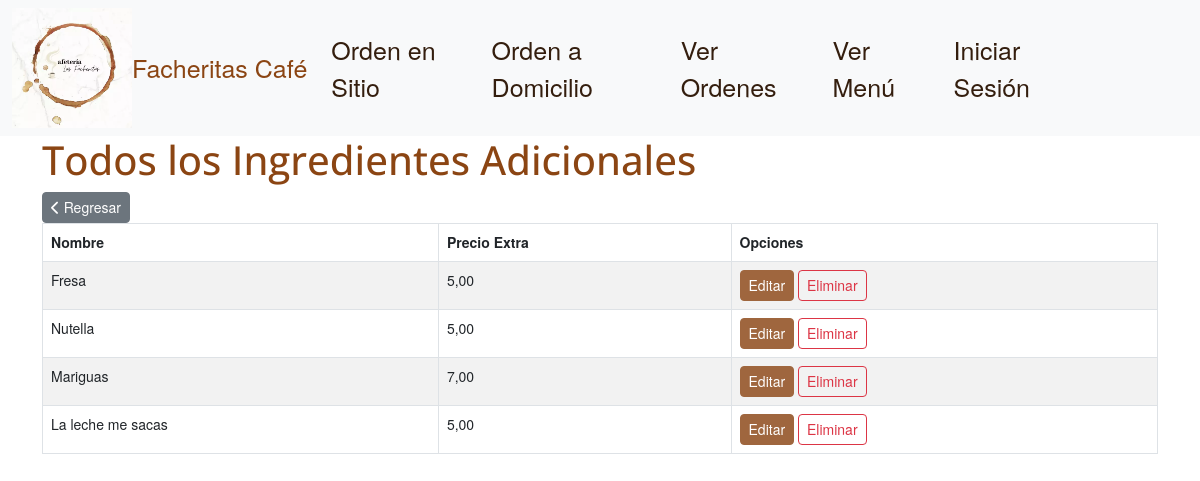
/Menu/listar_adicionales/, run on an earlier commit of the app's database.
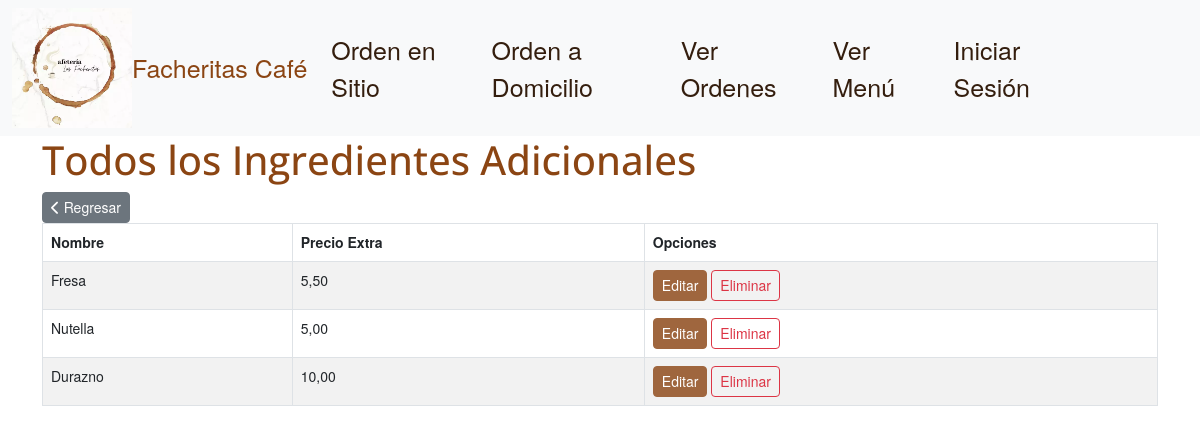
And on a later commit of the database.
### Menu/models.py (models this page shows, shortened)
class Adicional(models.Model):
    nombre = models.CharField(max_length=50)
    precio_extra = models.DecimalField(max_digits=10, decimal_places=2)

### Menu/views.py (the view)
# urls.py: path('listar_adicionales/', AdicionalListView.as_view(), name='listar_adicionales'),
class AdicionalListView(ListView):
    model = Adicional
    template_name = 'listar_adicionales.html'
    context_object_name = 'adicionales'
    def get_context_data(self, **kwargs):
        context = super().get_context_data(**kwargs)
        context['datatables_view_name'] = 'adicionales_datatable'
        return context

### Menu/templates/listar_adicionales.html (shortened to what this page needs)
{% extends 'main.html' %}
{% block contenido %}
    <h1>Todos los Ingredientes Adicionales</h1>
    <a href="{% url 'Menu'  %}" class="btn btn-sm btn-secondary"><i class="fas fa-chevron-left"></i> Regresar</a>
    <table class="table table-striped table-bordered" stye="top: 15px">
        <thead>
            <tr>
                <th>Nombre</th>
                <th>Precio Extra</th>
                <th>Opciones</th>
            </tr>
        </thead>
        <tbody>
            {% for adicional in adicionales %}
            <tr>
                <td>{{ adicional.nombre }}</td>
                <td>{{ adicional.precio_extra }}</td>
                <td>
                    <a href="{% url 'editar_adicional' adicional.pk %}" class="btn btn-sm btn-primary" style="background-color: #9f663e; border-color:  #9f663e;">Editar</a>
                    <a href="{% url 'eliminar_adicional' adicional.pk %}" class="btn btn-sm btn-outline-danger">Eliminar</a>
                </td>
            </tr>
            {% endfor %}
        </tbody>
    </table>
{% endblock %}

What changed in the data, as far as the page shows it:
removed Adicional: nombre "Mariguas", precio_extra "7,00"
removed Adicional: nombre "La leche me sacas", precio_extra "5,00"
changed Adicional "Fresa": precio_extra "5,00" → "5,50"
added Adicional: nombre "Durazno", precio_extra "10,00"
